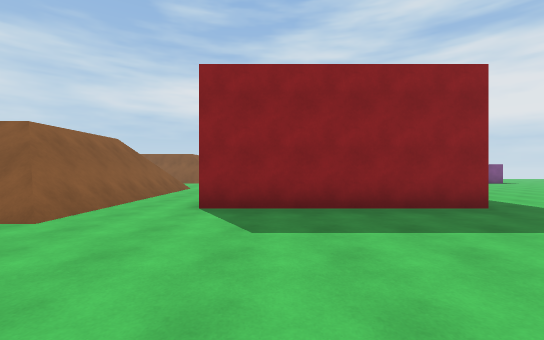
view 1 (above)

18 first-person views from a walk through a scene from a Unity 3-D project. The camera is 1.4 m above the floor, looks level and sees 90° across. The floor is counted in squares, 2 m on a side. Each view is taken from the middle of a square. On the plan, view 1 faces up. The plan holds only what a view shows up to about 9 squares ahead; the rest is blank. The place goes on beyond the plan. Surface patterns are stand-ins for the level's own textures.

view 2
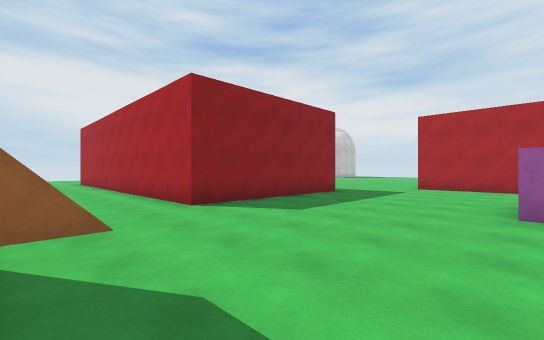

view 3
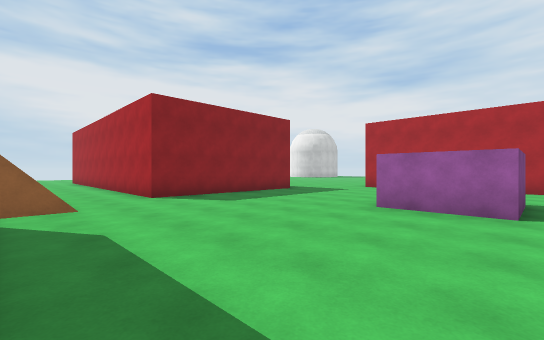

view 4
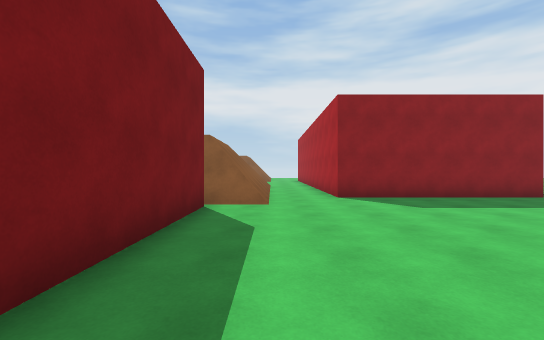

view 5
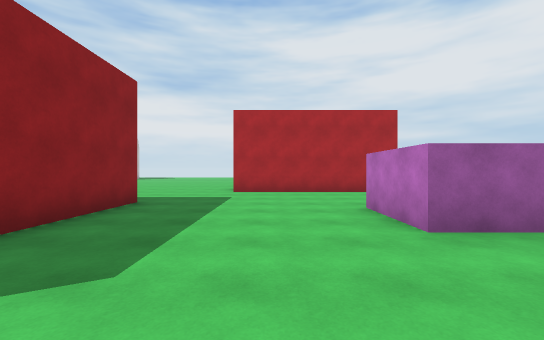

view 6
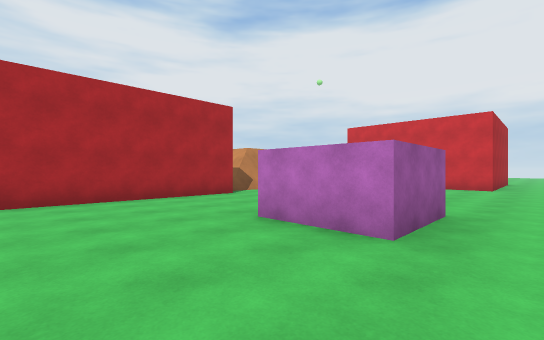

view 7
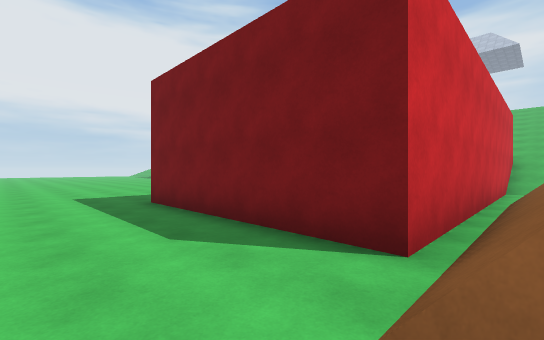

view 8
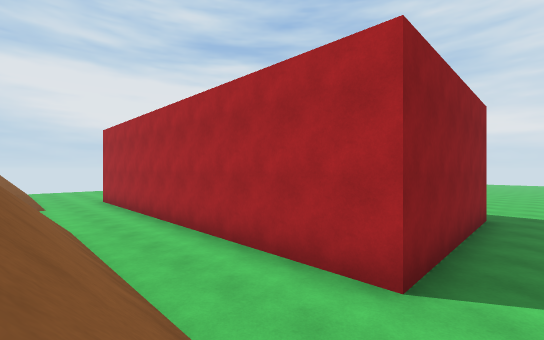

view 9
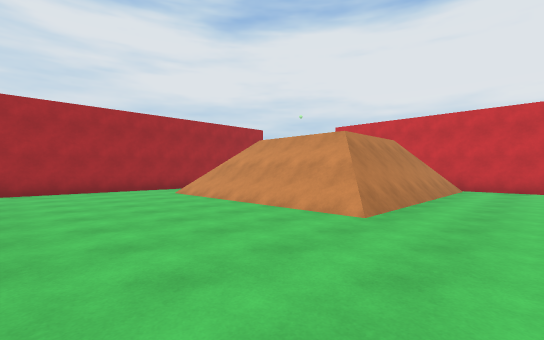

view 10
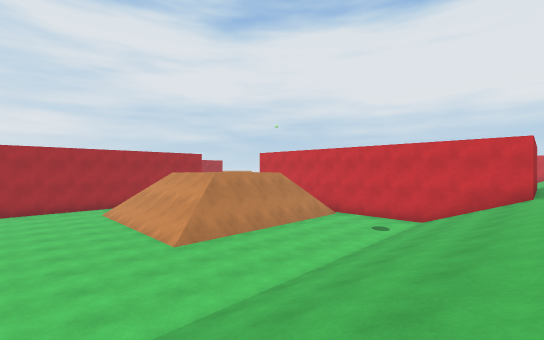

view 11
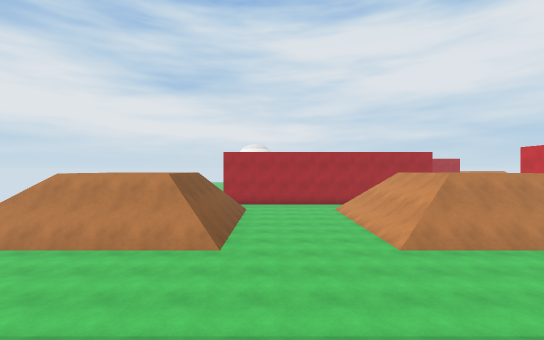

view 12
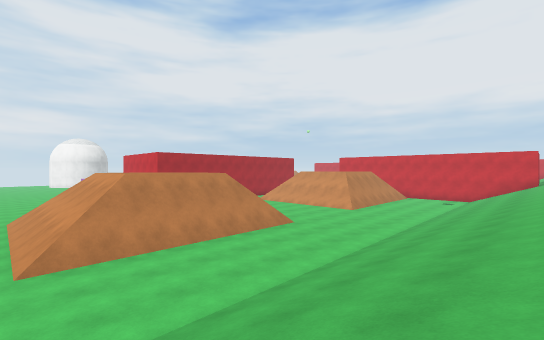

view 13
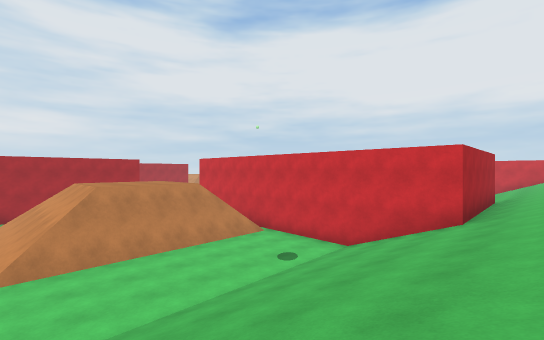

view 14
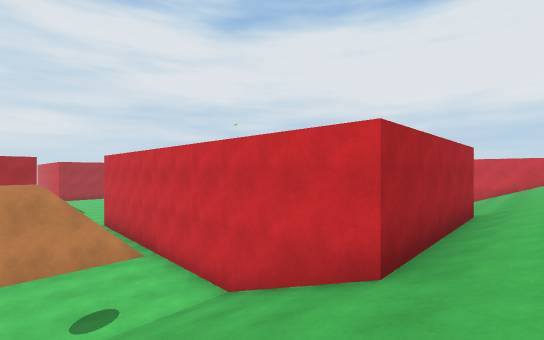

view 15
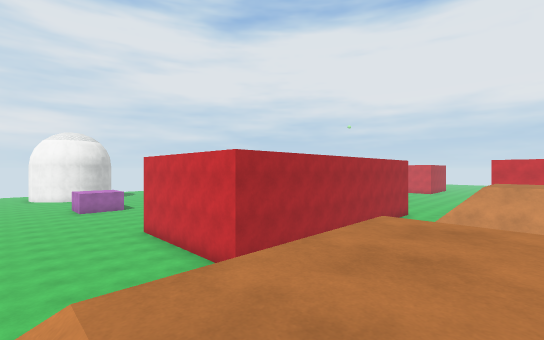

view 16
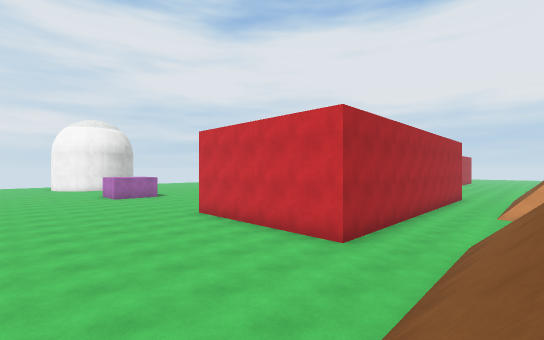

view 17
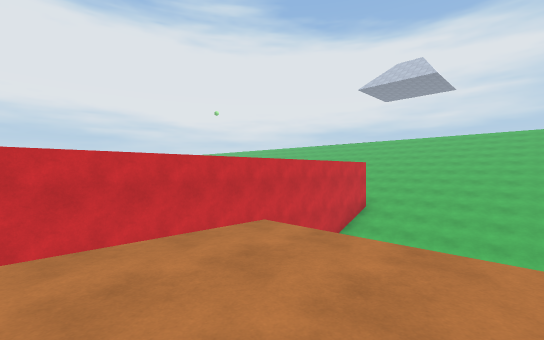

view 18
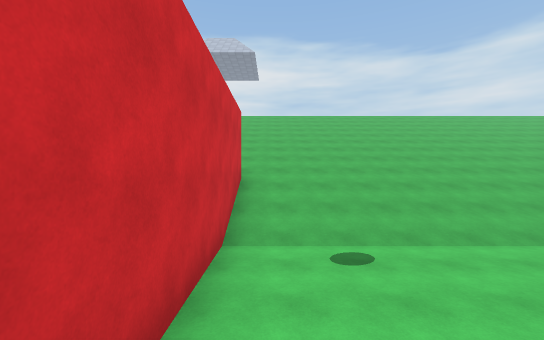

### Floor plan
Key: @ floor where view 1 was taken; # wall or solid block; . main floor; : floor 3.25 m higher than the main floor; / step, stairs or slope; = window, fence, low wall or low ledge; v drop or lower ground.
Columns run from 16 left of view 1 to 8 right of it. Each row starts with its distance up from view 1.
 21  /  ...//////
 20   //...=/////  ..........
 19  ///...#v////=...........
 18  ///...##:::v=..........
 17  ///...##:::v=.........
 16  ///...##::: =........
 15  ///...#/// /=.######
 14  ///...///////.#
 13  ///...........#
 12 ////...........#
 11 ////...........#
 10 ////...=/////=.#
  9 ////...v/////=.#       ..
  8 ////...##:::v=.#      ...
  7 ////...##:::v=.#      ..
  6 ////...##:::v=.#     ...
  5 ////...#v////=.######....
  4 ////...=/////=...........
  3 //##########...........#
  2 //#        #...........#
  1 //#        #...........#
  0 //#        #....@###...#
 -1 //#        #.....###...#
 -2 //#        #...........#

Positions as (right, up) in squares from view 1, and headings:
1: (0, 0), facing up
2: (-4, 0), facing up-right
3: (-4, -2), facing up-right
4: (-3, -2), facing up
5: (-2, 2), facing right
6: (0, 3), facing down-right
7: (-2, 4), facing down-left
8: (-4, 4), facing up-right
9: (-11, 14), facing down-right
10: (-15, 13), facing down-right
11: (-15, 13), facing right
12: (-15, 21), facing down-right
13: (-16, 10), facing down-right
14: (-16, 6), facing down-right
15: (-6, 19), facing down-right
16: (-4, 20), facing down-right
17: (-5, 8), facing down-left
18: (-8, 4), facing left
